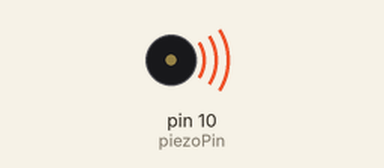
Recording of a sketch running on a simulated Arduino Uno, built with avr-gcc and run on an emulated ATmega328P. Shown: buzzer (waves = sounding).

Above: at 0.1 s.
Timing chart, 0 to 1.6 s (numbered marks = the images above):
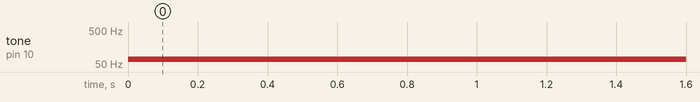

The sketch:

piezo_speaker.ino
```cpp
/* TEST CODE */
/* ONE CANUSE THIS CODE TO CHECK THE CONNECTIONS OF THE BUZZER */
const int piezoPin = 10; //the output pin
const int frequency = 70; //the pitch of the noise
void setup() {
  // put your setup code here, to run once:
   pinMode(piezoPin, OUTPUT); //SETTING UP PIN

}

void loop(){

  tone(piezoPin,frequency);
  delay (500);  //the tone play time measured in milliseconds

}
```

Measured:
- by itself, tone on pin 10 (piezoPin): silent → 70 Hz at 0.00 s
